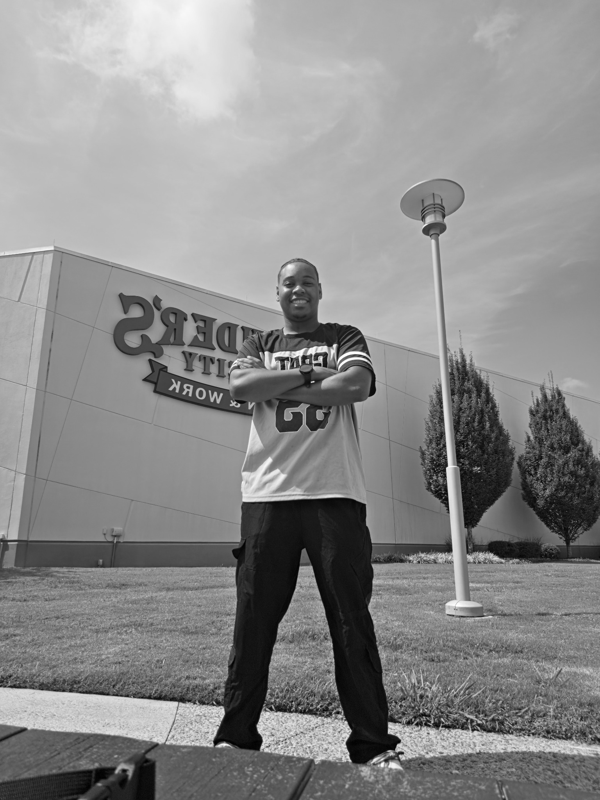
#> input picture data/my_photo.png, 600 x 800 px, found by its file name
$ jupyter execute 04_which_images.ipynb   (shell and % lines are left out)
#> lines starting #> are read from the running program, lines starting #| are printed output that depends on the picture; long printed decimals are rounded
#> `plt.tight_layout()`:
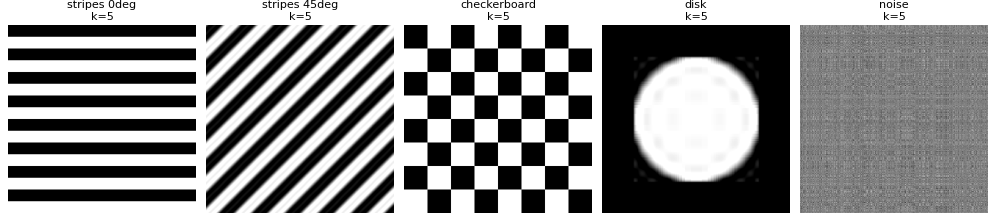
#> figure drawn by matplotlib, 5 panels
### compress.py
"""Shared SVD image-compression functions for MATH 344L."""
import numpy as np

def rank_k_approx(A, k):
    A = np.asarray(A, dtype=float)
    if not (1 <= k <= min(A.shape)):
        raise ValueError("k must be between 1 and min(image dimensions)")
    U, s, Vt = np.linalg.svd(A, full_matrices=False)
    return (U[:, :k] * s[:k]) @ Vt[:k, :]

def storage(m, n, k):
    return int(k * (m + n + 1))

def compression_ratio(m, n, k):
    return m * n / storage(m, n, k)

def rel_error(A, B):
    A, B = np.asarray(A, dtype=float), np.asarray(B, dtype=float)
    denominator = np.linalg.norm(A)
    return np.linalg.norm(A-B) / denominator if denominator else float(np.linalg.norm(A-B))

def predicted_error(s, k):
    s = np.asarray(s, dtype=float)
    return np.sqrt(np.sum(s[k:]**2) / np.sum(s**2)) if np.any(s) else 0.0

def k_for_error(s, target):
    for k in range(1, len(s)+1):
        if predicted_error(s, k) <= target:
            return k
    return len(s)

### notebooks/04_which_images.ipynb
# Milestone 4 — Which Images Compress Well?

Test rank and compression across artificial image patterns and rotations.

[cell 1]
import os
repo_path="/content/svd-image-compression"
if os.path.isdir(repo_path):
    !git -C /content/svd-image-compression pull --ff-only
else:
    !git clone -q https://github.com/billygoattrain/svd-image-compression.git /content/svd-image-compression
%cd /content/svd-image-compression

[cell 2]
import sys, pathlib
from skimage import data
import numpy as np
import matplotlib.pyplot as plt
from PIL import Image
# Works after downloading/extracting the package, or from the project root in Colab.
project_root = pathlib.Path.cwd()
if not (project_root / "src").exists() and (project_root.parent / "src").exists():
    project_root = project_root.parent
sys.path.insert(0, str(project_root / "src"))
from compress import rank_k_approx, storage, compression_ratio, rel_error, predicted_error, k_for_error
(project_root / "figures").mkdir(exist_ok=True)
photo_path = project_root / "data" / "my_photo.png"
if photo_path.exists():
    P = np.array(Image.open(photo_path).convert("L"), dtype=float)
else:
    P = None
    print("No personal photo yet: add data/my_photo.png before final submission.")

## Build five test patterns

[cell 3]
N=256
i,j=np.meshgrid(np.arange(N),np.arange(N),indexing="ij")
def stripes(angle,width=16):
 t=np.deg2rad(angle)
 return 255.0*(np.floor((i*np.cos(t)+j*np.sin(t))/width)%2)
rng=np.random.default_rng(0)
patterns={"stripes 0deg":stripes(0),"stripes 45deg":stripes(45),"checkerboard":255.0*((i//32+j//32)%2),"disk":255.0*((i-N/2)**2+(j-N/2)**2<(N/3)**2),"noise":rng.integers(0,256,size=(N,N)).astype(float)}
fig,axs=plt.subplots(1,5,figsize=(15,3))
for ax,(name,M) in zip(axs,patterns.items()):ax.imshow(M,cmap="gray");ax.set_title(name);ax.axis("off")
plt.tight_layout();plt.show()

**Predictions made before comparing ranks:** I expect axis-aligned stripes to have rank 1 and the checkerboard to have rank 2, because their rows repeat only one or two patterns. I expect rotated stripes and the disk to require many independent row patterns; random noise should be the hardest and have full rank. Thus I predict straight stripes will compress best, and random noise worst. The measured results below will test these predictions.

## How SVD measures the five patterns

For each synthetic image, the full matrix rank counts independent patterns. The smallest `k` giving no more than 5% relative Frobenius error measures how many SVD terms must be retained; the idealized compression ratio counts numerical entries, not saved PNG bytes.

## Numerical comparison

[cell 4]
for name,M in patterns.items():
    ss=np.linalg.svd(M,compute_uv=False);k5=k_for_error(ss,0.05)
    print(f"{name:18s} rank={np.linalg.matrix_rank(M):3d} k5={k5:3d} ratio={compression_ratio(N,N,k5):.2f}")
print("Tilted image top-left corner:\n", stripes(45)[:4,:12]/255)

A tilted image has shifted row patterns; many rows are not scalar multiples of one another.

[cell 5]
fig,axes=plt.subplots(1,len(patterns),figsize=(15,3.5))
for ax,(name,M) in zip(axes,patterns.items()):
    Mk=np.clip(rank_k_approx(M,5),0,255)
    ax.imshow(Mk,cmap="gray",vmin=0,vmax=255)
    ax.set_title(f"{name}\nk=5");ax.axis("off")
plt.tight_layout();plt.show()

## Angles figure

[cell 6]
angles=np.arange(0,91,5)
needed=[k_for_error(np.linalg.svd(stripes(float(a)),compute_uv=False),0.05) for a in angles]
plt.plot(angles,needed,"o-");plt.xlabel("Angle (degrees)");plt.ylabel("k for 5% error")
plt.title("Same stripes, different angles");plt.grid(True);plt.tight_layout()
plt.savefig(project_root/"figures"/"angles.png",dpi=150);plt.show()
#> after `plt.savefig(project_root / 'figures' / 'angles.png', dpi=150)`:
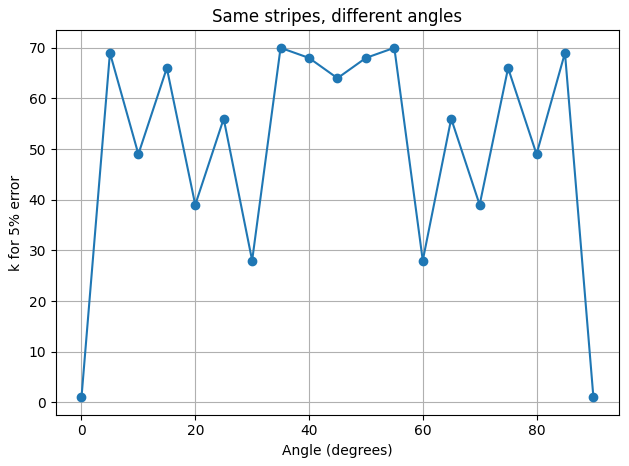
#> figure drawn by matplotlib, 1 panel; curve peaks at x = 35, y = 70
print("k at 0°, 5°, 45°, 90°:",needed[0],needed[1],needed[9],needed[-1])
print("Change in 5%-error factor storage from 0° to 5°:",needed[1]/needed[0])

Tilting the stripes raises the rank needed to achieve the same approximation error.

## Color extension

[cell 7]
C=data.astronaut().astype(float)
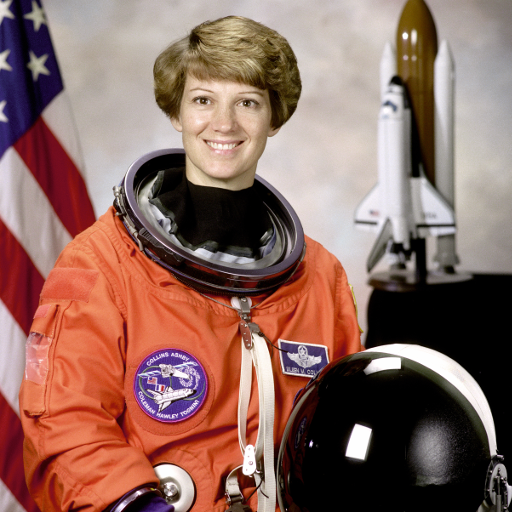
#> input picture skimage.data.astronaut(), 512 x 512 px
C50=np.stack([rank_k_approx(C[:,:,c],50) for c in range(3)],axis=2)
#> in rank_k_approx (call 6), `U, s, Vt = np.linalg.svd(A, full_matrices=False)`:
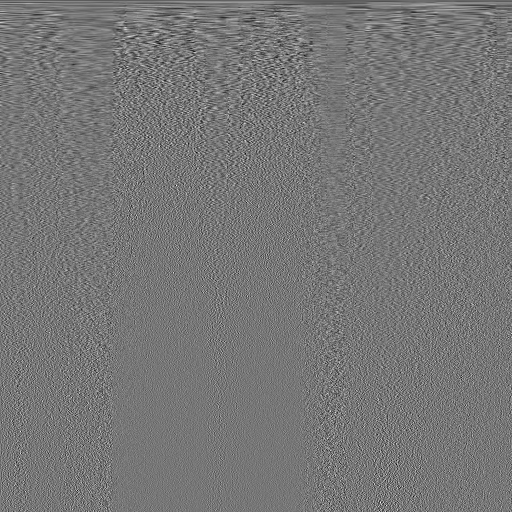
#> Vt: shape (512, 512) float64; min -0.258, max 0.294, mean -9.76e-05; drawn with min black and max white
#> in rank_k_approx (call 6), `U, s, Vt = np.linalg.svd(A, full_matrices=False)`: s = 512 values, max 75226.6 at index 0, min 0.0514 at index 511, mean 608.9
#> in rank_k_approx (call 7), `U, s, Vt = np.linalg.svd(A, full_matrices=False)`:
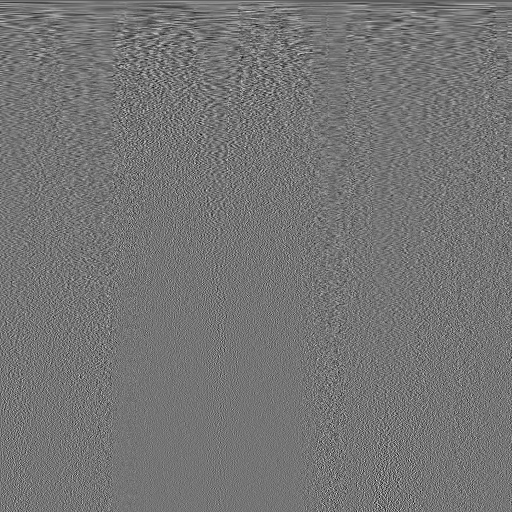
#> Vt: shape (512, 512) float64; min -0.242, max 0.284, mean -9.54e-05; drawn with min black and max white
#> in rank_k_approx (call 7), `U, s, Vt = np.linalg.svd(A, full_matrices=False)`: s = 512 values, max 58884.8 at index 0, min 0.111 at index 511, mean 570
#> in rank_k_approx (call 8), `A = np.asarray(A, dtype=float)`:
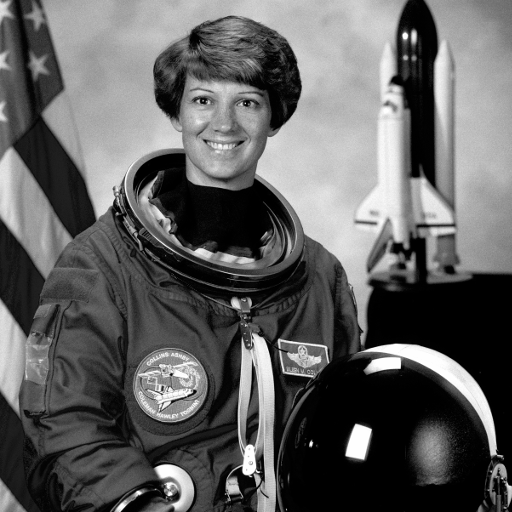
#> A: shape (512, 512) float64; min 0, max 255, mean 96.5
#> in rank_k_approx (call 8), `U, s, Vt = np.linalg.svd(A, full_matrices=False)`:
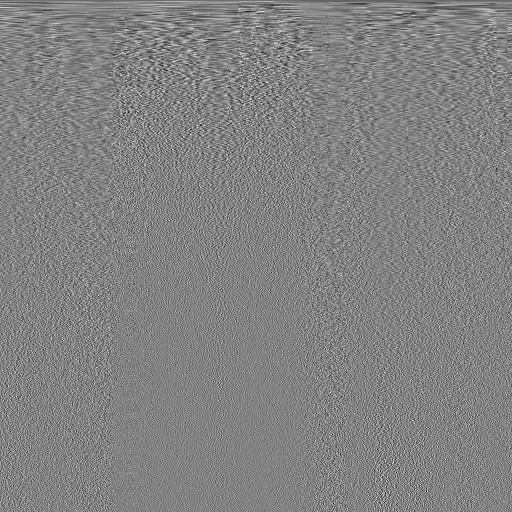
#> Vt: shape (512, 512) float64; min -0.245, max 0.233, mean -9.08e-05; drawn with min black and max white
#> in rank_k_approx (call 8), `U, s, Vt = np.linalg.svd(A, full_matrices=False)`: s = 512 values, max 55276.9 at index 0, min 0.0797 at index 511, mean 567.2
#> in rank_k_approx (call 8), `return (U[:, :k] * s[:k]) @ Vt[:k, :]`:
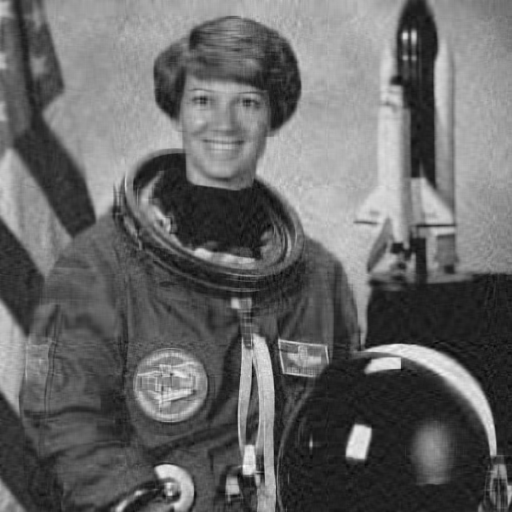
#> returned value: shape (512, 512) float64; min -44.15, max 302.7, mean 96.5; drawn with min black and max white
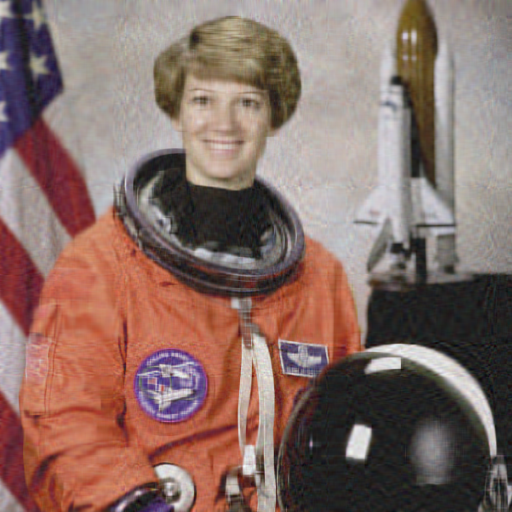
#> C50: shape (512, 512, 3) float64; mean R, G, B 141.6, 105.8, 96.5; drawn with min black and max white
print("RGB shape:",C.shape)
#| RGB shape: (512, 512, 3)
print("RGB relative error at rank 50/channel",rel_error(C,C50))
#> in rel_error, `denominator = np.linalg.norm(A)`: denominator = 124568.6
#| RGB relative error at rank 50/channel 0.07872
print("Storage grayscale at k=50:",storage(512,512,50))
print("Storage color at k=50 (3 channels):",3*storage(512,512,50))
plt.imshow(np.clip(C50,0,255).astype(np.uint8));plt.title("RGB image, rank 50 per channel");plt.axis("off");plt.show()

Storage for three separate color channels is three times the grayscale factor storage at the same k.

## Exercise 1 — Why do tilted stripes have higher rank?

The 45° pattern shifts horizontally from row to row. Because successive row patterns are shifted rather than scalar multiples of each other, many independent rows are needed to represent the image.

[cell 8]
print("45° stripes, top-left 4 rows by 12 columns (0=black, 1=white):")
print(stripes(45)[:4,:12]/255)
print("Numerical rank of 0° and 45° patterns:",np.linalg.matrix_rank(stripes(0)),np.linalg.matrix_rank(stripes(45)))

## Exercise 2 — Two similar-looking images with very different compressibility

**Prediction before running:** Both designs resemble horizontal black-and-white stripes. The clean pattern should be rank 1 and easy to compress. Adding random grain without changing the basic bands should look similar at a glance but require many more SVD terms for a stringent 5% error tolerance.

[cell 9]
clean_pattern=stripes(0)
grain_rng=np.random.default_rng(42)
grainy_pattern=np.clip(clean_pattern+grain_rng.normal(0,40,size=(N,N)),0,255)
fig,axes=plt.subplots(1,2,figsize=(9,4))
for ax,M,name in zip(axes,[clean_pattern,grainy_pattern],["Clean stripes","Grainy stripes"]):
    ax.imshow(M,cmap="gray",vmin=0,vmax=255);ax.set_title(name);ax.axis("off")
plt.tight_layout();plt.show()
#> after `plt.tight_layout()`:
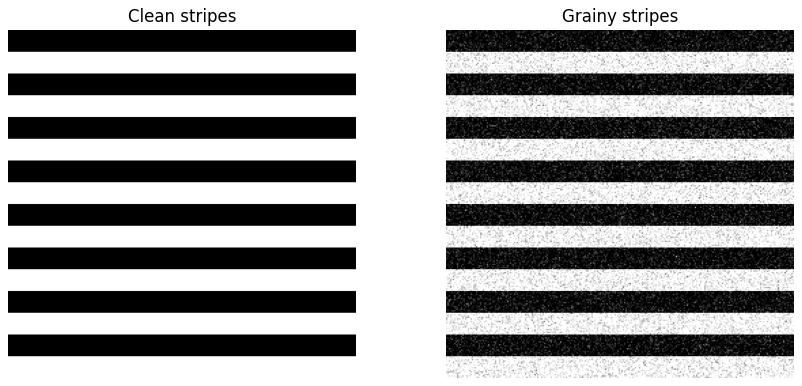
#> figure drawn by matplotlib, 2 panels
for name,M in [("Clean",clean_pattern),("Grainy",grainy_pattern)]:
    sv=np.linalg.svd(M,compute_uv=False)
    k=k_for_error(sv,0.05)
    print(f"{name}: matrix rank={np.linalg.matrix_rank(M)}, k for 5% error={k}, theoretical ratio={compression_ratio(N,N,k):.2f}x")
